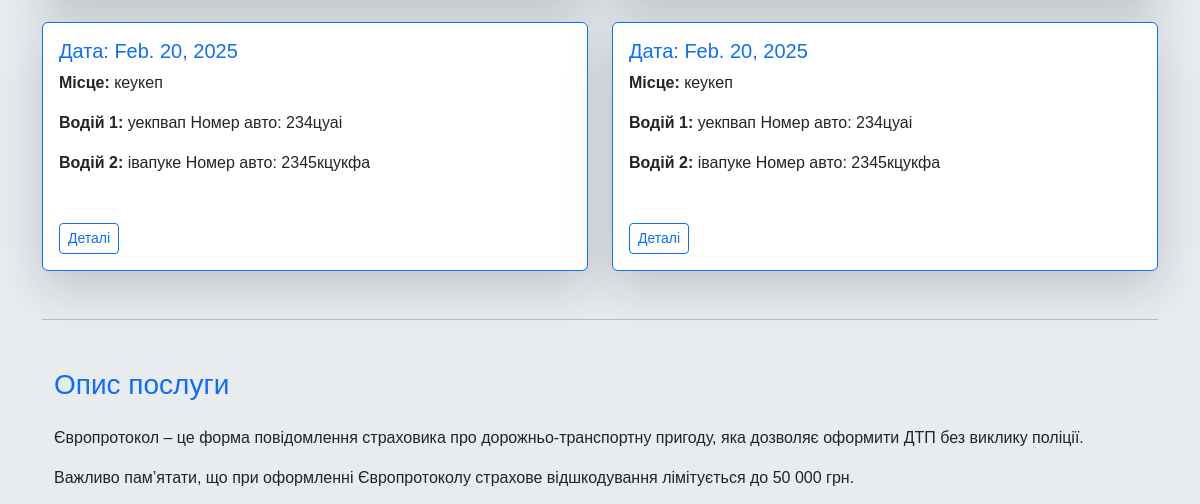
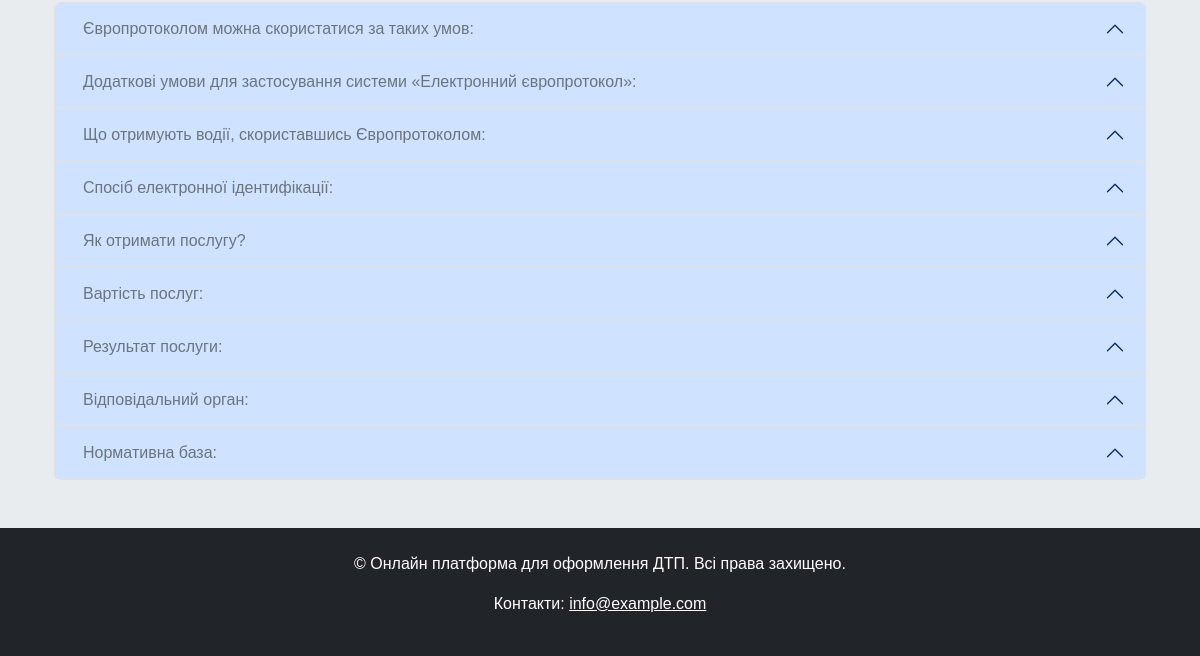
Before: / (lower part) with the older database file (2 pictures, top to bottom).
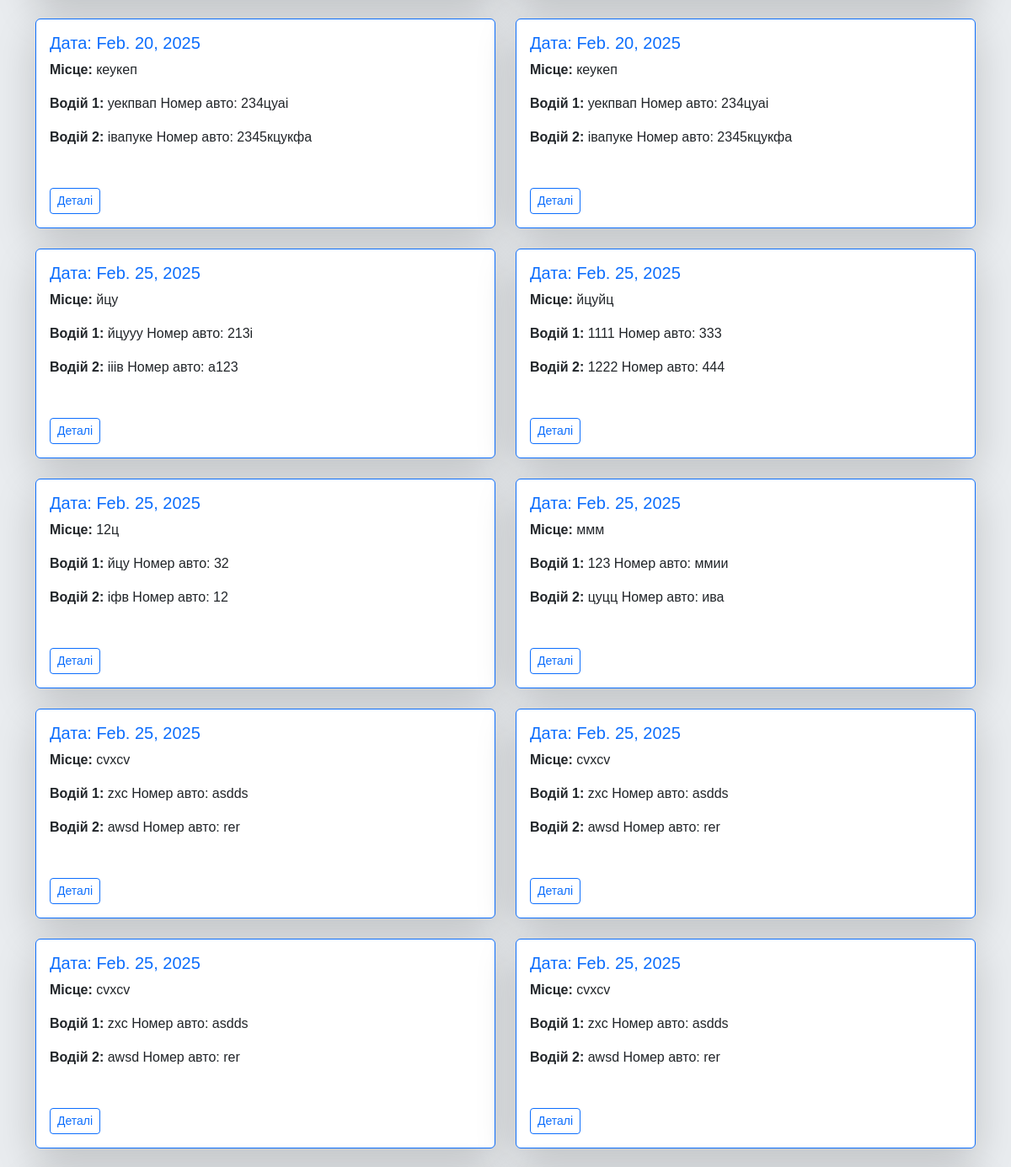
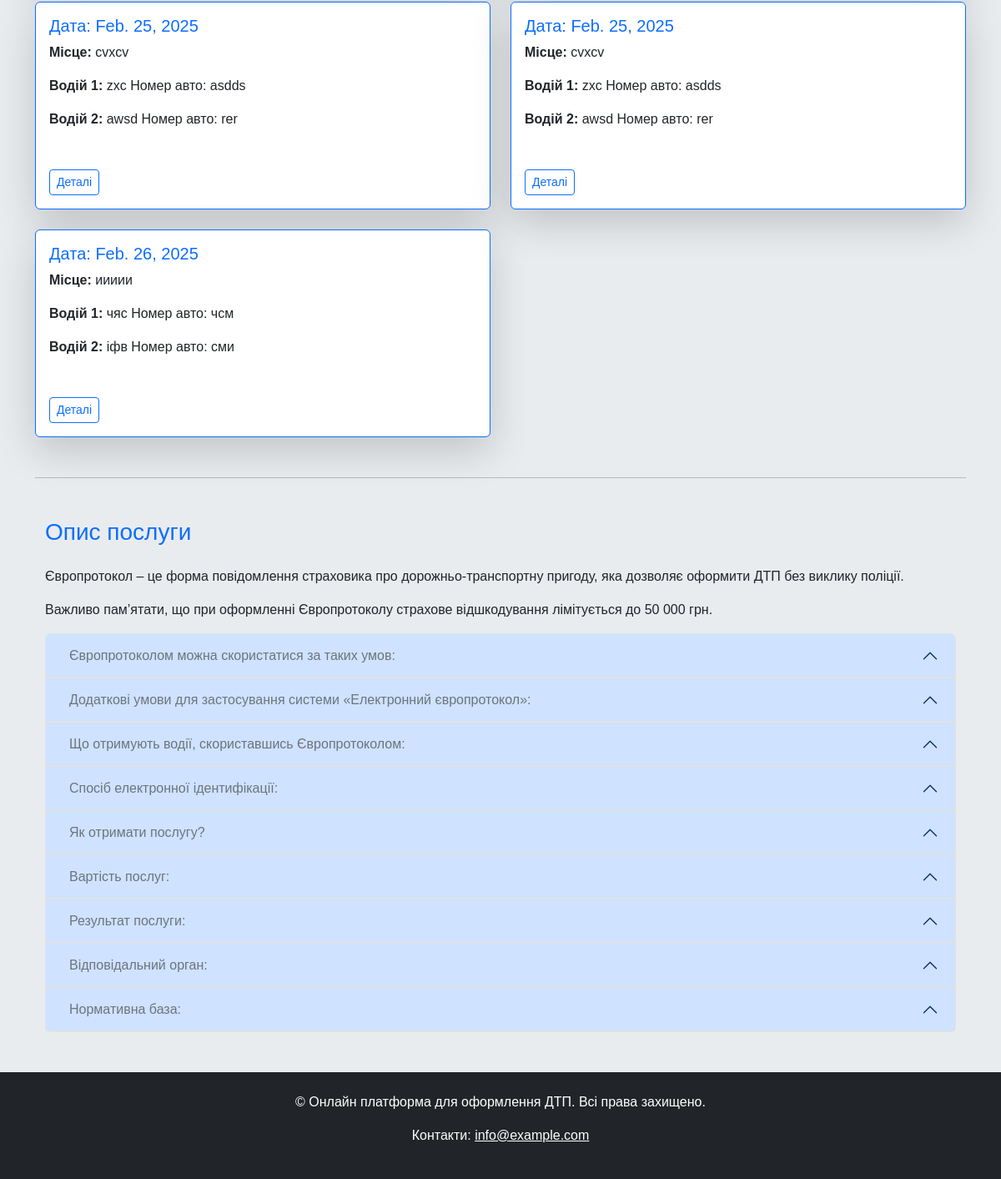
After: the same page with the newer database file (2 pictures, top to bottom).
### Project_/models.py (models this page shows, shortened)
class DTP(models.Model):
    date = models.DateField()
    location = models.CharField(max_length=255)
    name_dri1 = models.CharField(max_length=255)
    name_dri2 = models.CharField(max_length=255)
    license_plate1 = models.CharField(max_length=20, null=True)
    license_plate2 = models.CharField(max_length=20, null=True)
    insurance = models.CharField(max_length=255)
    image = models.ImageField(upload_to='dtp_drawings/', null=True, blank=True)  # Додаємо поле для малюнка

### Project_/views.py (the view)
# urls.py: path('', views.home, name='home'),
def home(request):
    print("Функція home викликається!")
    dtp = DTP.objects.all()
    return render(request, 'index.html', {'dtp': dtp})

### templates/index.html (shortened to what the changed rows need)
{% extends 'NavBar.html' %}
{% load static %}
{% block content %}
<div class="container mt-5">
    {% if dtp %}
    <div class="row row-cols-1 row-cols-md-2 g-4">
        {% for case in dtp %}
            <div class="col">
                <div class="card border-primary h-100 shadow-lg hover:shadow-2xl transition-transform transform hover:scale-105 duration-300">
                    <div class="card-body">
                        <h5 class="card-title text-primary">Дата: {{ case.date }}</h5>
                        <p class="card-text"><strong>Місце:</strong> {{ case.location }}</p>
                        <p class="card-text"><strong>Водій 1:</strong> {{ case.name_dri1 }} Номер авто: {{ case.license_plate1 }}</p>
                        <p class="card-text"><strong>Водій 2:</strong> {{ case.name_dri2 }} Номер авто: {{ case.license_plate2 }}</p>
                        <br>
                        <a href="{% url 'getId' pk=case.pk %}" class="btn btn-outline-primary btn-sm mt-2"> Деталі</a>
                    </div>
                </div>
            </div>
        {% endfor %}
    </div>
{% else %}
        <p class="text-muted text-center">Немає зареєстрованих випадків ДТП.</p>
    {% endif %}
    <div class="container mt-5">
        <div class="row">
            <div class="col-12">
                <div class="accordion" id="serviceAccordion">
                    <div class="accordion-item">
                        <h2 class="accordion-header" id="headingConditions">
                            <button class="accordion-button text-secondary" type="button" data-bs-toggle="collapse" data-bs-target="#collapseConditions" aria-expanded="true" aria-controls="collapseConditions">
                                Європротоколом можна скористатися за таких умов:
                            </button>
                        </h2>
                    </div>
                    <div class="accordion-item">
                        <h2 class="accordion-header" id="headingAdditionalConditions">
                            <button class="accordion-button text-secondary" type="button" data-bs-toggle="collapse" data-bs-target="#collapseAdditionalConditions" aria-expanded="true" aria-controls="collapseAdditionalConditions">
                                Додаткові умови для застосування системи «Електронний європротокол»:
                            </button>
                        </h2>
                    </div>
                    <div class="accordion-item">
                        <h2 class="accordion-header" id="headingBenefits">
                            <button class="accordion-button text-secondary" type="button" data-bs-toggle="collapse" data-bs-target="#collapseBenefits" aria-expanded="true" aria-controls="collapseBenefits">
                                Що отримують водії, скориставшись Європротоколом:
                            </button>
                        </h2>
                    </div>
                    <div class="accordion-item">
                        <h2 class="accordion-header" id="headingIdentificationMethod">
                            <button class="accordion-button text-secondary" type="button" data-bs-toggle="collapse" data-bs-target="#collapseIdentificationMethod" aria-expanded="true" aria-controls="collapseIdentificationMethod">
                                Спосіб електронної ідентифікації:
                            </button>
                        </h2>
                    </div>
                    <div class="accordion-item">
                        <h2 class="accordion-header" id="headingHowToGet">
                            <button class="accordion-button text-secondary" type="button" data-bs-toggle="collapse" data-bs-target="#collapseHowToGet" aria-expanded="true" aria-controls="collapseHowToGet">
                                Як отримати послугу?
                            </button>
                        </h2>
                    </div>
                    <div class="accordion-item">
                        <h2 class="accordion-header" id="headingCostOfServices">
                            <button class="accordion-button text-secondary" type="button" data-bs-toggle="collapse" data-bs-target="#collapseCostOfServices" aria-expanded="true" aria-controls="collapseCostOfServices">
                                Вартість послуг:
                            </button>
                        </h2>
                    </div>
                    <div class="accordion-item">
                        <h2 class="accordion-header" id="headingServiceResult">
                            <button class="accordion-button text-secondary" type="button" data-bs-toggle="collapse" data-bs-target="#collapseServiceResult" aria-expanded="true" aria-controls="collapseServiceResult">
                                Результат послуги:
                            </button>
                        </h2>
                    </div>
                    <div class="accordion-item">
                        <h2 class="accordion-header" id="headingResponsibleOrgan">
                            <button class="accordion-button text-secondary" type="button" data-bs-toggle="collapse" data-bs-target="#collapseResponsibleOrgan" aria-expanded="true" aria-controls="collapseResponsibleOrgan">
                                Відповідальний орган:
                            </button>
                        </h2>
                    </div>
                    <div class="accordion-item">
                        <h2 class="accordion-header" id="headingNormativeBase">
                            <button class="accordion-button text-secondary" type="button" data-bs-toggle="collapse" data-bs-target="#collapseNormativeBase" aria-expanded="true" aria-controls="collapseNormativeBase">
                                Нормативна база:
                            </button>
                        </h2>
                    </div>
                </div>
            </div>
        </div>
    </div>
</div>
{% endblock %}

Changed rows visible on the page:
added DTP: date "Feb. 25, 2025", location "йцу", name_dri1 "йцууу", license_plate1 "213і", name_dri2 "ііів", license_plate2 "а123"
added DTP: date "Feb. 25, 2025", location "йцуйц", name_dri1 "1111", license_plate1 "333", name_dri2 "1222", license_plate2 "444"
added DTP: date "Feb. 25, 2025", location "12ц", name_dri1 "йцу", license_plate1 "32", name_dri2 "іфв", license_plate2 "12"
added DTP: date "Feb. 25, 2025", location "ммм", name_dri1 "123", license_plate1 "ммии", name_dri2 "цуцц", license_plate2 "ива"
added DTP: date "Feb. 25, 2025", location "cvxcv", name_dri1 "zxc", license_plate1 "asdds", name_dri2 "awsd", license_plate2 "rer"
added DTP: date "Feb. 25, 2025", location "cvxcv", name_dri1 "zxc", license_plate1 "asdds", name_dri2 "awsd", license_plate2 "rer"
added DTP: date "Feb. 25, 2025", location "cvxcv", name_dri1 "zxc", license_plate1 "asdds", name_dri2 "awsd", license_plate2 "rer"
added DTP: date "Feb. 25, 2025", location "cvxcv", name_dri1 "zxc", license_plate1 "asdds", name_dri2 "awsd", license_plate2 "rer"
added DTP: date "Feb. 25, 2025", location "cvxcv", name_dri1 "zxc", license_plate1 "asdds", name_dri2 "awsd", license_plate2 "rer"
added DTP: date "Feb. 25, 2025", location "cvxcv", name_dri1 "zxc", license_plate1 "asdds", name_dri2 "awsd", license_plate2 "rer"
added DTP: date "Feb. 26, 2025", location "иииии", name_dri1 "чяс", license_plate1 "чсм", name_dri2 "іфв", license_plate2 "сми"
